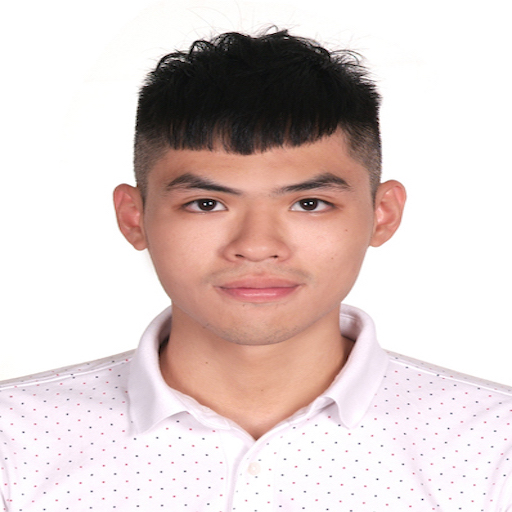
#> input picture PyramidBlending/images/face1.jpg, 512 x 512 px, given in place of y.jpg, which was not available
$ jupyter execute pyramid-blending.ipynb   (text cells are left out)
#> lines starting #> are read from the running program, lines starting #| are printed output that depends on the picture; pictures that were not available may be replaced by others from this repository, and a replacement may not be noted
### PyramidBlending/commonfunctions.py


import skimage.io as io
import matplotlib.pyplot as plt
import numpy as np
from skimage.exposure import histogram
from matplotlib.pyplot import bar
from skimage.color import rgb2gray,rgb2hsv

# Convolution:
from scipy.signal import convolve2d
from scipy import fftpack
import math

from skimage.util import random_noise
from skimage.filters import median
from skimage.feature import canny


# Edges
from skimage.filters import sobel_h, sobel, sobel_v,roberts, prewitt

# Show the figures / plots inside the notebook
def show_images(images,titles=None):
    #This function is used to show image(s) with titles by sending an array of images and an array of associated titles.
    # images[0] will be drawn with the title titles[0] if exists
    # You aren't required to understand this function, use it as-is.
    n_ims = len(images)
    if titles is None: titles = ['(%d)' % i for i in range(1,n_ims + 1)]
    fig = plt.figure()
    n = 1
    for image,title in zip(images,titles):
        a = fig.add_subplot(1,n_ims,n)
        if image.ndim == 2:
            plt.gray()
        plt.imshow(image)
        a.set_title(title)
        n += 1
    fig.set_size_inches(np.array(fig.get_size_inches()) * n_ims)
    plt.show()


# [6 lines left out: function showHist, not called in this run]

### PyramidBlending/pyramid-blending.ipynb
[cell 1]
import cv2
import numpy as np
from commonfunctions import *
import skimage
from skimage.color import rgb2gray

[cell 2]
image1 = io.imread('./images/y.jpg')
#> image1 is the input picture: shape (512, 512, 3); mean R, G, B 220.9, 205.8, 203.5
image2 = io.imread('./images/reference_w_mfatah.jpg')
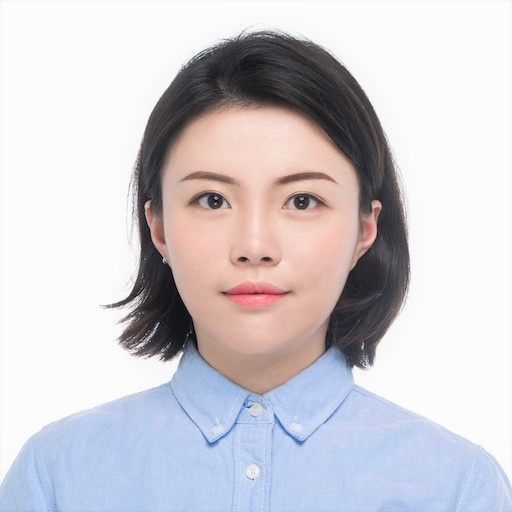
#> input picture PyramidBlending/images/face2.jpeg, 512 x 512 px, given in place of reference_w_mfatah.jpg, which was not available
#> image2 is the input picture: shape (512, 512, 3); mean R, G, B 206.7, 203.3, 208.6
# mask used to mark required part of image 2 to be blended
mask = io.imread('./images/img1_mask.jpg')
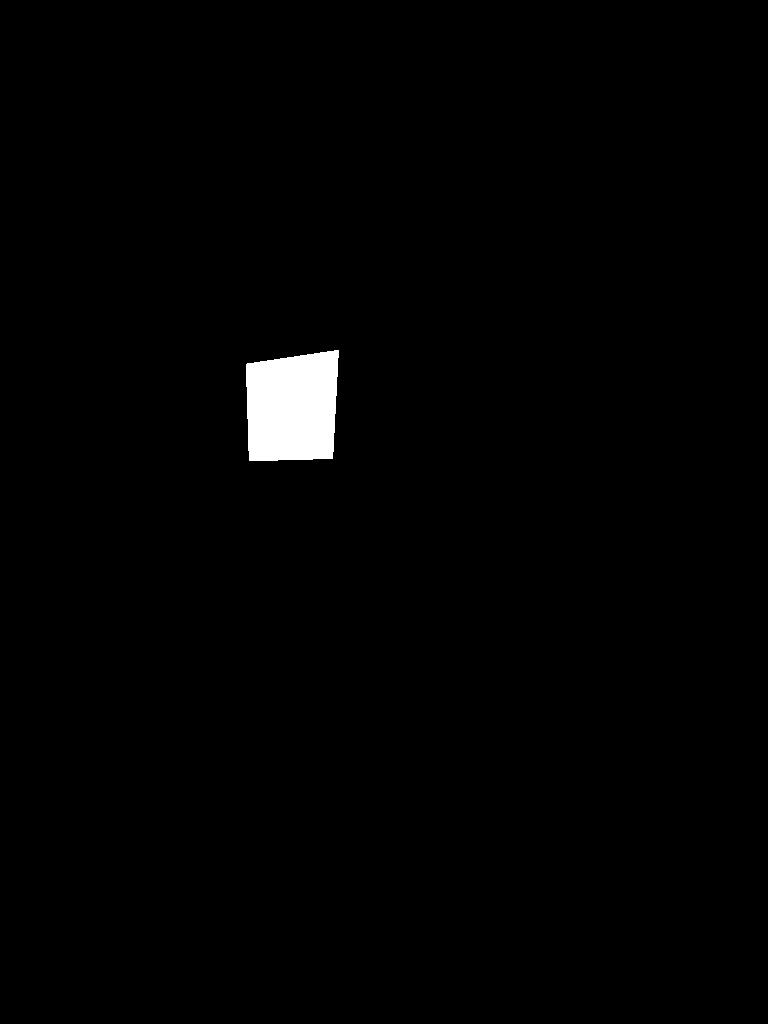
#> input picture sift/images/img1_mask.jpg, 768 x 1024 px, found by its file name
#> mask is the input picture: shape (1024, 768); min 0, max 255, mean 3
# resize factor is used to make image smaller for fast preprocessing
resize_factor = 8
image1 = cv2.resize(image1, dsize=(image1.shape[1]//resize_factor, image1.shape[0]//resize_factor))
#> image1: shape (64, 64, 3)
image2 = cv2.resize(image2, dsize=(image2.shape[1]//resize_factor, image2.shape[0]//resize_factor))
#> image2: shape (64, 64, 3)
if image1.shape[0] > image2.shape[0]:
    image1 = cv2.resize(image1, dsize=(image2.shape[1], image2.shape[0]))
else:
    image2 = cv2.resize(image2, dsize=(image1.shape[1], image1.shape[0]))
mask = cv2.resize(mask, dsize=(image1.shape[1], image1.shape[0]))
#> mask: shape (64, 64)
mask = skimage.filters.gaussian(mask,sigma=10)
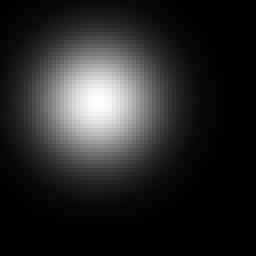
#> mask: shape (64, 64) float64 (shown 4 times larger); min 4.2e-08, max 0.0735, mean 0.0116; drawn with min black and max white
show_images([image1, image2,mask])
#> in show_images, `n_ims = len(images)`: n_ims = 3
#> the loop in show_images, `for image,title in zip(images,titles):` made 3 passes
#> title on passes 1 to 3: '(1)', '(2)', '(3)'
#> after the loop in show_images, `for image,title in zip(images,titles):`: n = 4

[cell 3]
def gaussian_pyramid(image, sigma=0.5):
    """
    construct the gaussian pyramid by down-sampling and applying gaussian filter at each stage
    :param image: input image to construct pyramid for
    :return pyramid: list on images constructing the pyramid
    """
    # the pyramid base start with the image
    _image = np.copy(image)
    pyramid = [_image]
    x, y = _image.shape[0], _image.shape[1]
    while x > 2 and y > 2:
        # apply gaussian filter then down-sample with a factor of 2
        current_img = np.copy(pyramid[-1])
        current_img = skimage.filters.gaussian(current_img, sigma=sigma)
        x, y = current_img.shape[1]//2, current_img.shape[0]//2
        current_img = cv2.resize(current_img, dsize=(x, y))
        pyramid.append(current_img)
    return pyramid

[cell 4]
p = gaussian_pyramid(image1)
#> after the loop in gaussian_pyramid, `while x > 2 and y > 2:`: pyramid = 6 items
#> p = 6 items
show_images([p[0],p[1],p[2],p[3],p[4]])
#> in show_images (call 2), `n_ims = len(images)`: n_ims = 5
#> the loop in show_images (call 2), `for image,title in zip(images,titles):` made 5 passes
#> title on passes 1 to 5: '(1)', '(2)', '(3)', '(4)', '(5)'
#> after the loop in show_images (call 2), `for image,title in zip(images,titles):`: n = 6
#> in show_images (call 2), `plt.show()`:
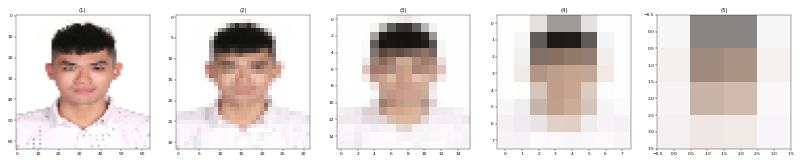
#> figure drawn by matplotlib, 5 panels

[cell 5]
def laplacian_pyramid(image, sigma=0.5):
    """
    construct the laplacian pyramid by up-sampling and applying gaussian filter in image k
    then subtract it from image k-1 in the gaussian pyramid
    by this way you get the lost information due to down sampling
    :param image: input image to construct pyramid for
    :return pyramid: list on images constructing the pyramid
    """
    # first of all get the gaussian pyramid
    gaus_pyramid = gaussian_pyramid(image, sigma)
    lap_pyramid = []
    for i in range(len(gaus_pyramid)):
        # up-sample with a factor of 2 then apply gaussian filter
        # Since there is no image gN + 1 to serve as the prediction image for gN, we say LN = gN.
        if i == len(gaus_pyramid) - 1:
            lap_pyramid.append(gaus_pyramid[i])
            break
        gi = np.copy(gaus_pyramid[i])
        gi_next = np.copy(gaus_pyramid[i+1])
        # up-sampling to gi
        prediction = cv2.resize(gi_next, dsize=(gi.shape[1], gi.shape[0]))
        # apply gaussian filter
        prediction = skimage.filters.gaussian(prediction, sigma=sigma)
        lap_pyramid.append(gi - prediction)
    return lap_pyramid

[cell 6]
p = laplacian_pyramid(image1)
#> in laplacian_pyramid, `gaus_pyramid = gaussian_pyramid(image, sigma)`: gaus_pyramid = 6 items
#> the loop in laplacian_pyramid, `for i in range(len(gaus_pyramid)):` made 6 passes
show_images([p[0],p[1],p[2],p[3],p[4]])
#> the loop in show_images (call 3), `for image,title in zip(images,titles):` made 5 passes
#> after the loop in show_images (call 3), `for image,title in zip(images,titles):`: n = 6
#> in show_images (call 3), `plt.show()`:
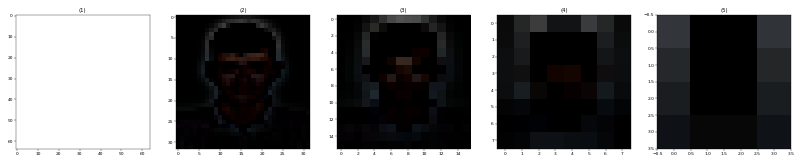
#> figure drawn by matplotlib, 5 panels

[cell 7]
def blending(A, B, mask, sigma = 0.5):
    """
    blend pyramids of image A, B with the given mask
    A, B and mask must all have same size
    :param A: first image
    :param B: second image
    :param mask: the required mask to blend the region of interest
    :return blended_pyramid: list of blended pyramid
    """
    if mask.shape != A.shape or mask.shape != B.shape:
        raise Exception("input images and mask all must have same size.")
    # get gaussian_pyramid of mask
    g_mask = gaussian_pyramid(mask, sigma)
    # get laplacian_pyramid of A and B
    l_A = laplacian_pyramid(A, sigma)
    l_B = laplacian_pyramid(B, sigma)
    # then blend smoothly using mask pyramid
    blended_pyramid = []
    for i in range(len(l_A)):
        combined_lap = g_mask[i]*l_A[i] + (1 - g_mask[i])*l_B[i]
        blended_pyramid.append(combined_lap)
    return blended_pyramid

[cell 8]
p = blending(rgb2gray(image1),rgb2gray(image2), mask)
#> in blending, `g_mask = gaussian_pyramid(mask, sigma)`: g_mask = 6 items
#> the loop in laplacian_pyramid (call 2), `for i in range(len(gaus_pyramid)):` made 6 passes
#> gi_next on pass 5: [[0.753, 0.759], [0.874, 0.889]]
#> pass 1, in laplacian_pyramid (call 2), `prediction = cv2.resize(gi_next, dsize=(gi.shape[1], gi.shape[0]))`:
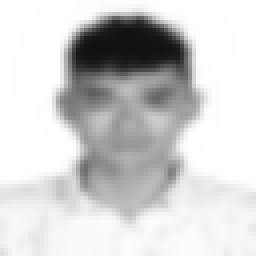
#> prediction: shape (64, 64) float64 (shown 4 times larger); min 0.0679, max 1, mean 0.819
#> the loop in blending, `for i in range(len(l_A)):` made 6 passes
#> combined_lap on pass 6: [[0.822, 0.786], [0.801, 0.8]]
show_images([p[0],p[1],p[2],p[3],p[4]])
#> the loop in show_images (call 4), `for image,title in zip(images,titles):` made 5 passes
#> after the loop in show_images (call 4), `for image,title in zip(images,titles):`: n = 6
#> in show_images (call 4), `plt.show()`:
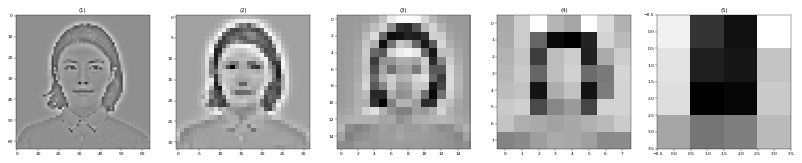
#> figure drawn by matplotlib, 5 panels

[cell 9]
def reconstruct(blended_pyramid, sigma=0.5):
    """
    reconstruct the blended image from the ground up
    :param blended_pyramid:
    :return: blended_image
    """
    # reverse blended pyramid
    stair = blended_pyramid[::-1]
    blended_image = stair[0]
    for i in range(1, len(stair)):
        up_sample = cv2.resize(blended_image, dsize=(stair[i].shape[1], stair[i].shape[0]))
        blended_image = skimage.filters.gaussian(up_sample, sigma=sigma) + stair[i]
    return blended_image

[cell 10]
img = reconstruct(blending(rgb2gray(image2),rgb2gray(image1), mask))
#> the loop in blending (call 2), `for i in range(len(l_A)):` made 6 passes
#> combined_lap on pass 6: [[0.754, 0.759], [0.874, 0.889]]
#> pass 1, in blending (call 2), `combined_lap = g_mask[i]*l_A[i] + (1 - g_mask[i])*l_B[i]`:
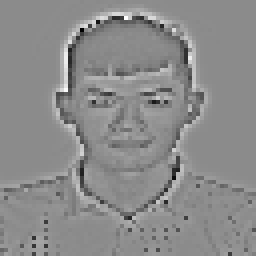
#> combined_lap: shape (64, 64) float64 (shown 4 times larger); min -0.446, max 0.367, mean 7.76e-06; drawn with min black and max white
#> in reconstruct, `stair = blended_pyramid[::-1]`: stair = 6 items
#> in reconstruct, `blended_image = stair[0]`: blended_image = [[0.754, 0.759], [0.874, 0.889]]
#> the loop in reconstruct, `for i in range(1, len(stair)):` made 5 passes
show_images([img])

[cell 11]
def color_blending(img1, img2, mask, sigma = 0.5):
    """
    takes 2 images and a mask then blends the white area from the mask into img2.
    img1, img2 and the mask all must have same size
    :param img1: the image that have the nice face
    :param img2: reference frame background that has bad face to be replaced
    :param mask: the mask has all black other than a white area aligned with the face in img1
    :param sigma: controls sigma used in gaussian filter
    :return: colored blended image
    """
    if np.max(img1) > 1:
        img1 = img1 / 255
    if np.max(img2) > 1:
        img2 = img2 / 255

    img1R, img1B, img1G = cv2.split(img1)
    img2R, img2B, img2G = cv2.split(img2)

    blendR = reconstruct(blending(img1R, img2R, mask,sigma), sigma)
    blendB = reconstruct(blending(img1B, img2B, mask,sigma), sigma)
    blendG = reconstruct(blending(img1G, img2G, mask,sigma), sigma)

    blended_image = cv2.merge((blendR, blendB, blendG))
    return blended_image

[cell 12]
output = color_blending(image2, image1, mask,sigma=20)
#> in color_blending, `img1R, img1B, img1G = cv2.split(img1)`:
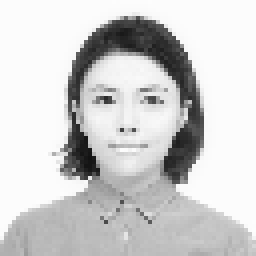
#> img1R: shape (64, 64) float64 (shown 4 times larger); min 0.0706, max 0.992, mean 0.811
#> in color_blending, `img1R, img1B, img1G = cv2.split(img1)`:
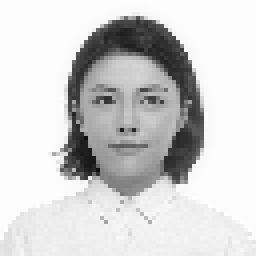
#> img1G: shape (64, 64) float64 (shown 4 times larger); min 0.0627, max 1, mean 0.819
#> the loop in reconstruct (call 2), `for i in range(1, len(stair)):` made 5 passes
show_images([output])
